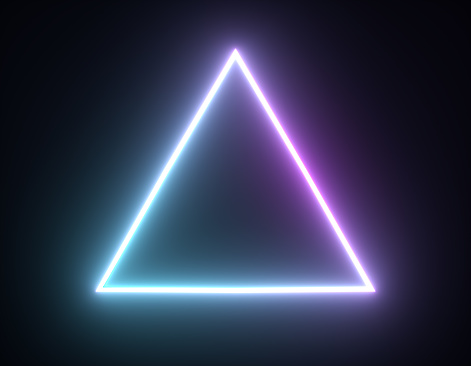
#> input picture detect-shapes-using-cv2-main/someshapes1.jpg, 471 x 366 px
$ python 'shape detection.py'
#> lines starting #> are read from the running program, lines starting #| are printed output that depends on the picture; after the words box and inside, x2 and y2 are one past the last pixel; in counts of white or black regions, pixels touching at a corner belong together
import cv2
import numpy as np

img = cv2.imread('someshapes1.jpg')
#> img is the input picture: shape (366, 471, 3); mean B, G, R 79.2, 54, 48.3
cv2.imshow('1. original image', img)
cv2.waitKey(0)

gray_img = cv2.cvtColor(img, cv2.COLOR_BGR2GRAY)
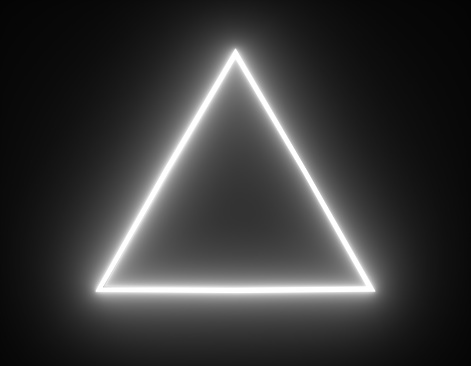
#> gray_img: shape (366, 471); min 3, max 255, mean 55.2
cv2.imshow('2. gray image', gray_img)
cv2.waitKey(0)

edges = cv2.Canny(gray_img, 50, 200)
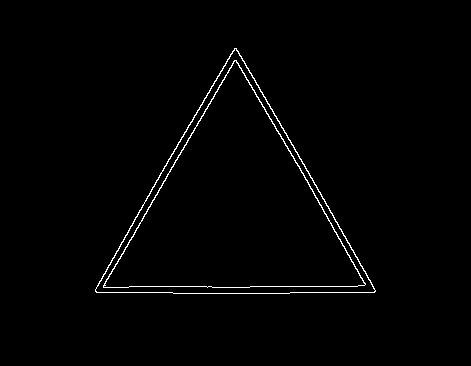
#> edges: shape (366, 471); 1.2% white in thin lines or dots, all inside (x1, y1, x2, y2) = (95, 48, 376, 294)
cv2.imshow('3. edges', edges)
cv2.waitKey(0)

contours, hierarchy = cv2.findContours(
    edges.copy(), cv2.RETR_EXTERNAL, cv2.CHAIN_APPROX_NONE)
#> contours = 1 contour; box (x1, y1, x2, y2) and area: (95, 48, 376, 294) 35202

for cnt in contours:

    approx = cv2.approxPolyDP(cnt, 0.03*cv2.arcLength(cnt, True), True)
    print(len(approx))

    if len(approx) == 3:
        shape = 'Triangle'
        M = cv2.moments(approx)
        cx = int(M['m10']/M['m00'])
        cy = int(M['m01']/M['m00'])

    elif len(approx) == 4:
        x, y, w, h = cv2.boundingRect(cnt)
        if abs(w-h) < 5:
            shape = 'Square'
            M = cv2.moments(approx)
            cx = int(M['m10'] / M['m00'])
            cy = int(M['m01'] / M['m00'])
        else:
            shape = 'Rectangle'
            M = cv2.moments(approx)
            cx = int(M['m10'] / M['m00'])
            cy = int(M['m01'] / M['m00'])

    elif len(approx) == 10:
        shape = 'Star'
        M = cv2.moments(approx)
        cx = int(M['m10'] / M['m00'])
        cy = int(M['m01'] / M['m00'])

    elif len(approx) == 8:
        shape = 'Circle'
        M = cv2.moments(approx)
        cx = int(M['m10'] / M['m00'])
        cy = int(M['m01'] / M['m00'])

    cv2.putText(img, shape, (cx-30, cy),
                cv2.FONT_HERSHEY_SIMPLEX, 0.7, (0, 255, 0), 1)

    cv2.drawContours(img, cnt, -1, (0, 255, 0), 2)
    cv2.imshow('cnt', img)
    cv2.waitKey(0)
#> this loop made 1 pass
#> (approx, shape, cx, cy) on pass 1: ([[234, 48], [95, 291], [374, 292]], 'Triangle', 234, 210)
#| 3
#> pass 1, `cv2.imshow('cnt', img)`:
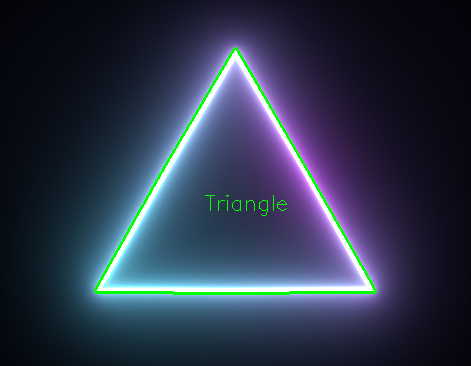
#> window 'cnt': shape (366, 471, 3); mean B, G, R 75.7, 54.9, 45.5

cv2.destroyAllWindows()

$ run again, with detect-shapes-using-cv2-main/someshapes2.png saved as detect-shapes-using-cv2-main/someshapes1.jpg
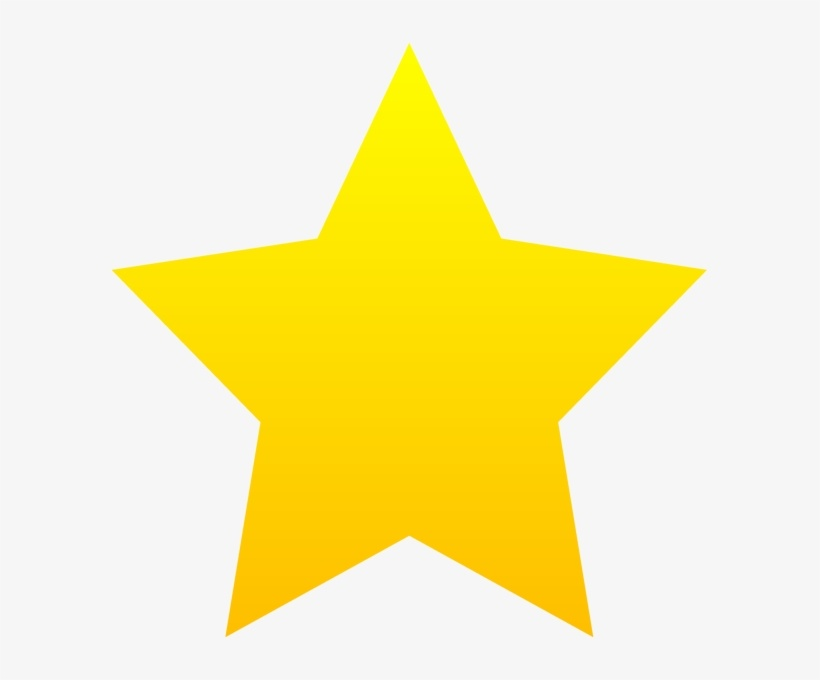
#> input picture detect-shapes-using-cv2-main/someshapes2.png, 820 x 680 px
#> img is the input picture: shape (680, 820, 3); mean B, G, R 179.4, 238.6, 248.2
#> `edges = cv2.Canny(gray_img, 50, 200)`:
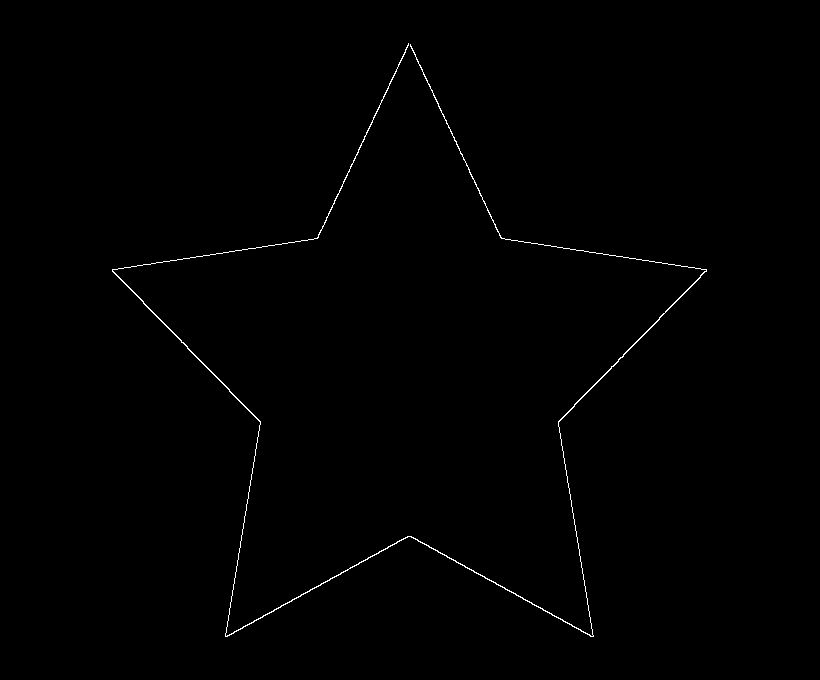
#> edges: shape (680, 820); 0.45% white in thin lines or dots, all inside (x1, y1, x2, y2) = (112, 43, 707, 637)
#> contours = 1 contour; box (x1, y1, x2, y2) and area: (112, 43, 707, 637) 630
#> the loop `for cnt in contours: ` made 1 pass
#> (shape, cx, cy) on pass 1: ('Star', 409, 459)
#> (printed output is left out)
#> pass 1, `cv2.imshow('cnt', img)`:
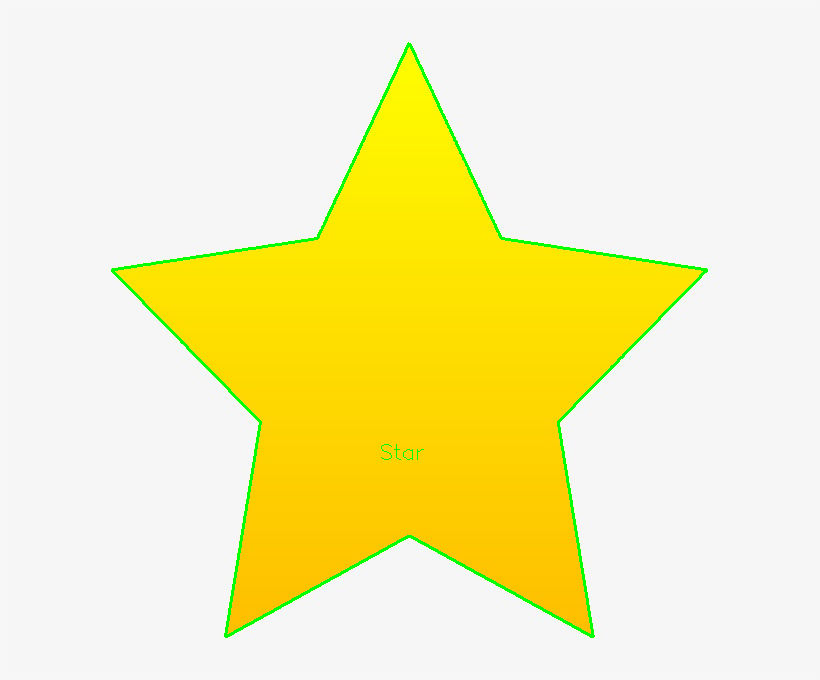
#> window 'cnt': shape (680, 820, 3); mean B, G, R 178, 238.8, 245.3
